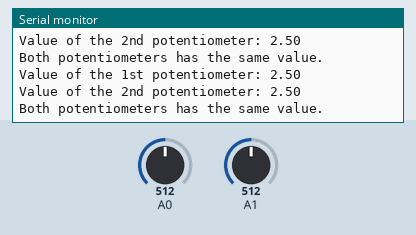
Recording of a sketch running on a simulated Arduino Uno, built with avr-gcc and run on an emulated ATmega328P. Parts: the last lines printed to the serial monitor. The test bench sets the inputs (shaded band); at power-on: A0 = 512, A1 = 512.

Above: at 1.8 s.
1.9 s: A0 set to 716
At 2.6 s:
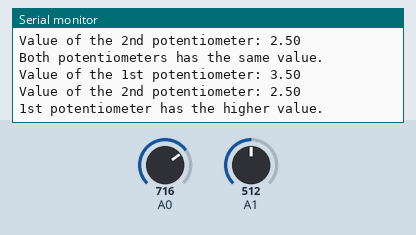
4.7 s: A1 set to 900
At 6.1 s:
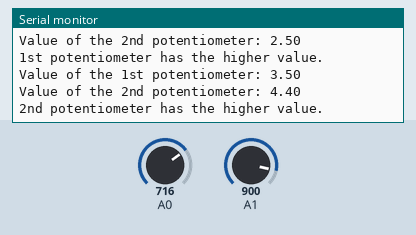
7.9 s: A1 set to 1023
At 9.2 s:
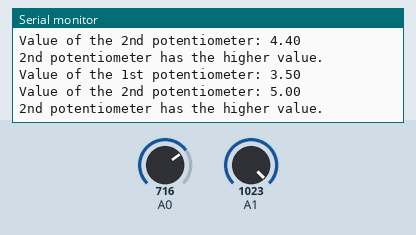
9.4 s: A0 set to 900
At 10.2 s:
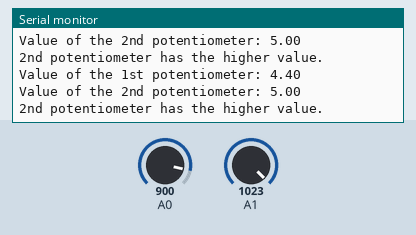
Timing chart, 0 to 11.9 s (numbered marks = the images above; inputs shaded):
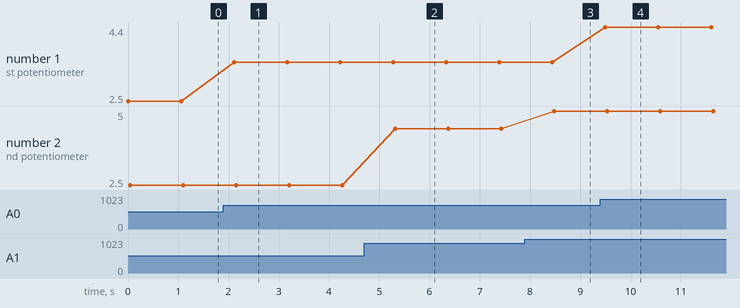

The sketch:

prb03.ino
```cpp
int potVal1, potVal2;
float v1, v2;
void setup() {
  // put your setup code here, to run once:
  Serial.begin(9600);
  analogReference(DEFAULT);
}
void loop() {
  // put your main code here, to run repeatedly:
  potVal1 = analogRead(A0);
  potVal2 = analogRead(A1);
  v1 = 5.0 / 1023 * potVal1;
  v2 = 5.0 / 1023 * potVal2;
  Serial.print("\nValue of the 1st potentiometer: ");
  Serial.println(v1);
  Serial.print("Value of the 2nd potentiometer: ");
  Serial.println(v2);
  if (v1 > v2) {
    Serial.println("1st potentiometer has the higher value.");
    delay(1000);
  } else if (v1 < v2) {
    Serial.println("2nd potentiometer has the higher value.");
    delay(1000);
  } else {
    Serial.println("Both potentiometers has the same value.");
    delay(1000);
  }
}
```

Measured:
- after the input at 1.9 s, the serial monitor: prints a new line after 0.21 s (image 1)
- after the input at 4.7 s, the serial monitor: prints a new line after 0.62 s (image 2)
- after the input at 7.9 s, the serial monitor: prints a new line after 0.58 s (image 3)
- after the input at 9.4 s, the serial monitor: prints a new line after 0.10 s (image 4)
- plotted number 1: 2.5 → 3.5 after the input at 1.9 s
- plotted number 2: 2.5 → 4.4 after the input at 4.7 s, 4.4 → 5 after the input at 7.9 s
